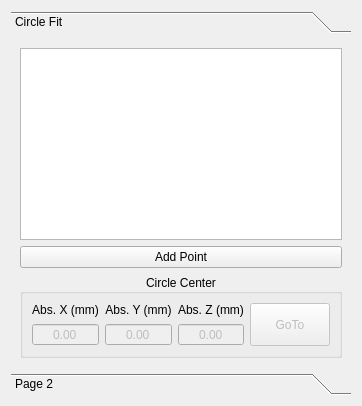
      <widget class="QWidget" name="tab_2">
       <attribute name="title">
        <string>Position Meas.</string>
       </attribute>
       <layout class="QHBoxLayout" name="horizontalLayout_2">
        <item>
         <widget class="QToolBox" name="toolBox">
          <property name="currentIndex">
           <number>0</number>
          </property>
          <widget class="QWidget" name="circle_fit_page">
           <property name="geometry">
            <rect>
             <x>0</x>
             <y>0</y>
             <width>352</width>
             <height>757</height>
            </rect>
           </property>
           <attribute name="label">
            <string>Circle Fit</string>
           </attribute>
           <layout class="QVBoxLayout" name="verticalLayout_5" stretch="0,0,0">
            <item>
             <widget class="QListWidget" name="circle_fit_listWidget"/>
            </item>
            <item>
             <widget class="QPushButton" name="circle_fit_add_point_button">
              <property name="text">
               <string>Add Point</string>
              </property>
             </widget>
            </item>
            <item>
             <widget class="QGroupBox" name="groupBox_4">
              <property name="title">
               <string>Circle Center</string>
              </property>
              <property name="alignment">
               <set>Qt::AlignCenter</set>
              </property>
              <layout class="QGridLayout" name="gridLayout_14">
               <item row="0" column="1">
                <widget class="QLabel" name="label_12">
                 <property name="text">
                  <string>Abs. X (mm)</string>
                 </property>
                 <property name="alignment">
                  <set>Qt::AlignCenter</set>
                 </property>
                </widget>
               </item>
               <item row="0" column="4" rowspan="2">
                <widget class="QPushButton" name="goto_circle_center_button">
                 <property name="enabled">
                  <bool>false</bool>
                 </property>
                 <property name="sizePolicy">
                  <sizepolicy hsizetype="Minimum" vsizetype="Preferred">
                   <horstretch>0</horstretch>
                   <verstretch>0</verstretch>
                  </sizepolicy>
                 </property>
                 <property name="text">
                  <string>GoTo</string>
                 </property>
                </widget>
               </item>
               <item row="1" column="3">
                <widget class="QDoubleSpinBox" name="circle_fit_z_spinbox">
                 <property name="enabled">
                  <bool>false</bool>
                 </property>
                 <property name="alignment">
                  <set>Qt::AlignCenter</set>
                 </property>
                 <property name="buttonSymbols">
                  <enum>QAbstractSpinBox::NoButtons</enum>
                 </property>
                 <property name="minimum">
                  <double>-1000.000000000000000</double>
                 </property>
                 <property name="maximum">
                  <double>1000.000000000000000</double>
                 </property>
                </widget>
               </item>
               <item row="0" column="2">
                <widget class="QLabel" name="label_13">
                 <property name="text">
                  <string>Abs. Y (mm)</string>
                 </property>
                 <property name="alignment">
                  <set>Qt::AlignCenter</set>
                 </property>
                </widget>
               </item>
               <item row="0" column="3">
                <widget class="QLabel" name="label_14">
                 <property name="text">
                  <string>Abs. Z (mm)</string>
                 </property>
                 <property name="alignment">
                  <set>Qt::AlignCenter</set>
                 </property>
                </widget>
               </item>
               <item row="1" column="2">
                <widget class="QDoubleSpinBox" name="circle_fit_y_spinbox">
                 <property name="enabled">
                  <bool>false</bool>
                 </property>
                 <property name="alignment">
                  <set>Qt::AlignCenter</set>
                 </property>
                 <property name="buttonSymbols">
                  <enum>QAbstractSpinBox::NoButtons</enum>
                 </property>
                 <property name="minimum">
                  <double>-1000.000000000000000</double>
                 </property>
                 <property name="maximum">
                  <double>1000.000000000000000</double>
                 </property>
                </widget>
               </item>
               <item row="1" column="1">
                <widget class="QDoubleSpinBox" name="circle_fit_x_spinbox">
                 <property name="enabled">
                  <bool>false</bool>
                 </property>
                 <property name="alignment">
                  <set>Qt::AlignCenter</set>
                 </property>
                 <property name="buttonSymbols">
                  <enum>QAbstractSpinBox::NoButtons</enum>
                 </property>
                 <property name="minimum">
                  <double>-1000.000000000000000</double>
                 </property>
                 <property name="maximum">
                  <double>1000.000000000000000</double>
                 </property>
                </widget>
               </item>
              </layout>
             </widget>
            </item>
           </layout>
          </widget>
          <widget class="QWidget" name="page_4">
           <property name="geometry">
            <rect>
             <x>0</x>
             <y>0</y>
             <width>352</width>
             <height>757</height>
            </rect>
           </property>
           <attribute name="label">
            <string>Page 2</string>
           </attribute>
          </widget>
         </widget>
        </item>
       </layout>
      </widget>
